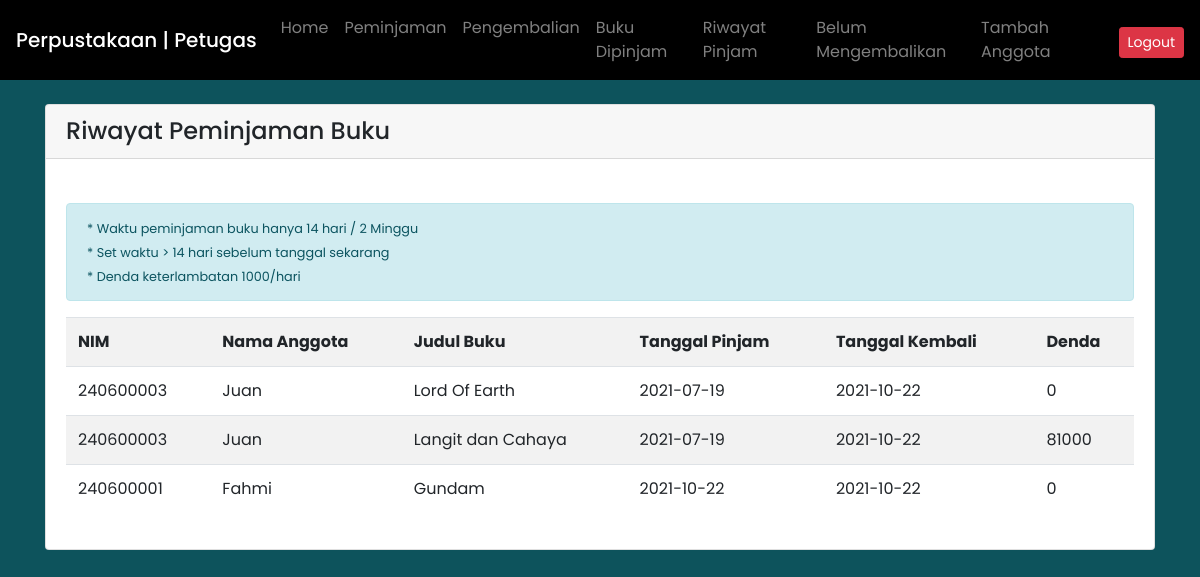
/riwayatpinjam.php, run on the app's committed database.
### tables this page shows
CREATE TABLE `detail_transaksi` (
  `idtransaksi` int(5) NOT NULL,
  `idbuku` int(5) NOT NULL,
  `tgl_kembali` date DEFAULT NULL,
  `denda` int(10) NOT NULL
);

CREATE TABLE `anggota` (
  `nim` int(14) NOT NULL,
  `nama` varchar(30) NOT NULL,
  `password` varchar(255) NOT NULL,
  `alamat` varchar(50) NOT NULL,
  `kota` varchar(30) NOT NULL,
  `email` varchar(30) NOT NULL,
  `no_telp` varchar(15) NOT NULL
);

CREATE TABLE `buku` (
  `idbuku` int(5) NOT NULL,
  `isbn` varchar(13) NOT NULL,
  `judul` varchar(30) NOT NULL,
  `idkategori` int(5) NOT NULL,
  `pengarang` varchar(30) NOT NULL,
  `penerbit` varchar(30) NOT NULL,
  `kota_terbit` varchar(30) NOT NULL,
  `editor` varchar(30) NOT NULL,
  `file_gambar` varchar(255) DEFAULT NULL,
  `tgl_insert` date NOT NULL,
  `tgl_update` date NOT NULL,
  `stok` int(5) NOT NULL,
  `stok_tersedia` int(5) NOT NULL
);

CREATE TABLE `peminjaman` (
  `idtransaksi` int(5) NOT NULL,
  `nim` int(14) NOT NULL,
  `tgl_pinjam` date NOT NULL,
  `total_denda` int(10) NOT NULL,
  `idpetugas` int(5) NOT NULL
);

### riwayatpinjam.php (the view, shortened to what this page needs)
<?php include('header3.php'); ?>
<br>
<div class="card">
    <div class="card-header h4">
        Riwayat Peminjaman Buku
    </div>
    <div class="card-body">
        <br>
        <div class="alert alert-info">
            <small>
                * Waktu peminjaman buku hanya 14 hari / 2 Minggu<br />
                * Set waktu > 14 hari sebelum tanggal sekarang<br />
                * Denda keterlambatan 1000/hari<br />
            </small>
        </div>
        <table class="table table-striped">
            <tr>
                <th>NIM</th>
                <th>Nama Anggota</th>
                <th>Judul Buku</th>
                <th>Tanggal Pinjam</th>
                <th>Tanggal Kembali</th>
                <th>Denda</th>
            </tr>
            <?php
            require_once('db_login.php');
            $query = "SELECT * FROM detail_transaksi  join peminjaman on peminjaman.idtransaksi = detail_transaksi.idtransaksi JOIN anggota on peminjaman.nim = anggota.nim join buku on buku.idbuku = detail_transaksi.idbuku where tgl_kembali is not null order by tgl_kembali DESC;";
            $result = $db->query($query);
            while ($row = $result->fetch_object()) {
                echo '<tr>';
                echo '<td>' . $row->nim . '</td>';
                echo '<td>' . $row->nama . '</td>';
                echo '<td>' . $row->judul . '</td>';
                echo '<td>' . $row->tgl_pinjam . '</td>';
                echo '<td>' . $row->tgl_kembali . '</td>';
                echo '<td>' . $row->denda . '</td>';
                echo '</tr>';
            }
            echo '</table>';
            ?>
    </div>
</div>
</div>

### style2.css (style rules this page uses)
body { font-family: "Poppins", sans-serif; background-color: rgba(10, 81, 90, 0.986); }

### data on the page
detail_transaksi: anggota.nim "240600003", anggota.nama "Juan", idbuku.judul "Lord Of Earth", idtransaksi.tgl_pinjam "2021-07-19", tgl_kembali "2021-10-22", denda "0"
detail_transaksi: anggota.nim "240600003", anggota.nama "Juan", idbuku.judul "Langit dan Cahaya", idtransaksi.tgl_pinjam "2021-07-19", tgl_kembali "2021-10-22", denda "81000"
detail_transaksi: anggota.nim "240600001", anggota.nama "Fahmi", idbuku.judul "Gundam", idtransaksi.tgl_pinjam "2021-10-22", tgl_kembali "2021-10-22", denda "0"
